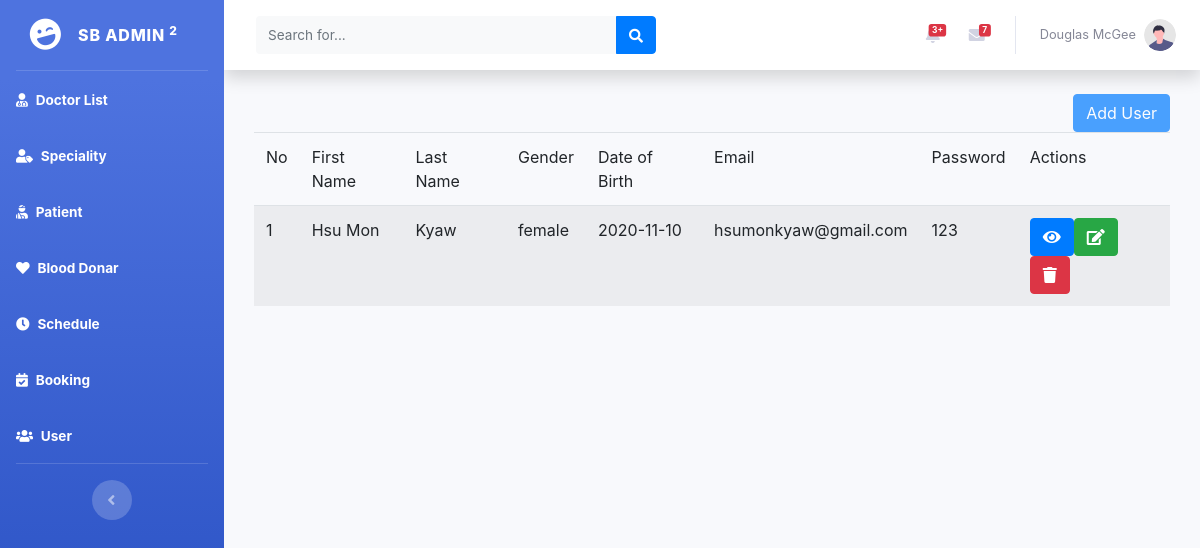
/backend/userindex.php, run on the app's committed database.
### tables this page shows
CREATE TABLE `register` (
  `id` int(11) NOT NULL,
  `firstname` varchar(255) NOT NULL,
  `lastname` varchar(255) NOT NULL,
  `gender` varchar(255) NOT NULL,
  `dob` varchar(255) NOT NULL,
  `email` varchar(20) NOT NULL,
  `password` varchar(20) NOT NULL
);

### backend/include/dbconn.php (called while the page is built, shortened)
<?php
class Database
{
	private static $dbHost='localhost';
	private static $dbName='hospital';
	private static $dbUserName='root';
	private static $dbPassword='';
	private static $cont=null;
	public static function connect(){
	if (null== self::$cont) {
		try{
			self::$cont=new PDO("mysql:host=".self::$dbHost.";"."dbname=".self::$dbName,self::$dbUserName,self::$dbPassword);
		}
		catch (PDOException $e){
			die($e->getMessage());
		}
	}
	return self::$cont;
}
}
?>

### backend/model/user.php (called while the page is built, shortened)
<?php
include_once('include/dbconn.php');
class User
{
	public function show(){
		$this->pdo=Database::connect();
		$this->pdo->setAttribute(PDO::ATTR_ERRMODE,PDO::ERRMODE_EXCEPTION);
		$sql="select * from register";
		$stmt=$this->pdo->prepare($sql);
		$stmt -> execute();
		$results = $stmt -> fetchAll(PDO::FETCH_ASSOC);
		return $results;
}
}
?>

### backend/controller/usercontroller.php (called while the page is built, shortened)
<?php
include_once('model/user.php');
class UserController extends User
{
	public function showUser(){
		return $this->show();
	}
}
?>

### backend/userindex.php (the view, shortened to what this page needs)
<!DOCTYPE html>
<html lang="en">
<head>
    <link href="vendor/fontawesome-free/css/all.min.css" rel="stylesheet" type="text/css">
    <link href="css/sb-admin-2.min.css" rel="stylesheet">
    <link rel="stylesheet" href="css/bootstrap.css">
</head>
<body id="page-top">
    <div id="wrapper">
        <ul class="navbar-nav bg-gradient-primary sidebar sidebar-dark accordion" id="accordionSidebar">
            <a class="sidebar-brand d-flex align-items-center justify-content-center" href="index.php">
                <div class="sidebar-brand-icon rotate-n-15">
                    <i class="fas fa-laugh-wink"></i>
                </div>
                <div class="sidebar-brand-text mx-3">SB Admin <sup>2</sup></div>
            </a>
            <hr class="sidebar-divider my-0">
            <li class="nav-item active">
                <a class="nav-link" href="doctorindex.php">
                    <i class="fas fa-user-md"></i>
                    <span>Doctor List</span></a>
            </li>
            <li class="nav-item active">
                <a class="nav-link" href="categoryindex.php">
                    <i class="fas fa-user-tag"></i>
                    <span>Speciality</span></a>
            </li>
            <li class="nav-item active">
                <a class="nav-link" href="patientindex.php">
                    <i class="fas fa-user-injured"></i>
                    <span>Patient</span></a>
            </li>
            <li class="nav-item active">
                <a class="nav-link" href="bloodindex.php">
                    <i class="fa fa-heart"></i>
                    <span>Blood Donar</span></a>
            </li>
            <li class="nav-item active">
                <a class="nav-link" href="scheduleindex.php">
                    <i class="fas fa-clock"></i>
                    <span>Schedule</span></a>
            </li>
            <li class="nav-item active">
                <a class="nav-link" href="bookingindex.php">
                <i class="fas fa-calendar-check"></i>
                    <span>Booking</span></a>
            </li>
            <li class="nav-item active">
                <a class="nav-link" href="bookingregindex.php">
                <i class="fas fa-users"></i>
                    <span>User</span></a>
            </li>
            <hr class="sidebar-divider d-none d-md-block">
            <div class="text-center d-none d-md-inline">
                <button class="rounded-circle border-0" id="sidebarToggle"></button>
            </div>
        </ul>
        <div id="content-wrapper" class="d-flex flex-column">
            <div id="content">
                <nav class="navbar navbar-expand navbar-light bg-white topbar mb-4 static-top shadow">
                    <form
                        class="d-none d-sm-inline-block form-inline mr-auto ml-md-3 my-2 my-md-0 mw-100 navbar-search">
                        <div class="input-group">
                            <input type="text" class="form-control bg-light border-0 small" placeholder="Search for..."
                                aria-label="Search" aria-describedby="basic-addon2">
                            <div class="input-group-append">
                                <button class="btn btn-primary" type="button">
                                    <i class="fas fa-search fa-sm"></i>
                                </button>
                            </div>
                        </div>
                    </form>
                    <ul class="navbar-nav ml-auto">
                        <li class="nav-item dropdown no-arrow mx-1">
                            <a class="nav-link dropdown-toggle" href="#" id="alertsDropdown" role="button"
                                data-toggle="dropdown" aria-haspopup="true" aria-expanded="false">
                                <span class="badge badge-danger badge-counter">3+</span>
                            </a>
                        </li>
                        <li class="nav-item dropdown no-arrow mx-1">
                            <a class="nav-link dropdown-toggle" href="#" id="messagesDropdown" role="button"
                                data-toggle="dropdown" aria-haspopup="true" aria-expanded="false">
                                <i class="fas fa-envelope fa-fw"></i>
                                <span class="badge badge-danger badge-counter">7</span>
                            </a>
                        </li>
                        <li class="nav-item dropdown no-arrow">
                            <a class="nav-link dropdown-toggle" href="#" id="userDropdown" role="button"
                                data-toggle="dropdown" aria-haspopup="true" aria-expanded="false">
                                <span class="mr-2 d-none d-lg-inline text-gray-600 small">Douglas McGee</span>
                                <img class="img-profile rounded-circle"
                                    src="img/undraw_profile.svg">
                            </a>
                        </li>
                    </ul>
                </nav>
                <div class="container-fluid">
                <?php
include_once("controller/usercontroller.php");
$userController=new UserController();
$results=$userController->showUser();
?>
<div class="container">
<div class='float-right' style="opacity: 0.7;">
    <a href='adduser.php' class='btn btn-primary pull-right'>Add User</a>
</div>
 <table class="table table-striped">
<thead>
<tr>
<td>No</td>
<td>First Name</td>
<td>Last Name</td>
<td>Gender</td>
<td>Date of Birth</td>
<td>Email</td>
<td>Password</td>
<td>Actions</td>
</tr>
</thead>
<tbody>
<?php
$i=1;
foreach($results as $result)
{
 ?>
<tr>
<td><?php echo $i++?> </td>
<td><?php echo $result['firstname'];?> </td>
<td><?php echo $result['lastname'];?> </td>
<td><?php echo $result['gender'];?> </td>
<td><?php echo $result['dob'];?> </td>
<td><?php echo $result['email'];?> </td>
<td><?php echo $result['password'];?> </td>
<td><a class="btn btn-primary" href="userview.php?id=<?php echo $result['id'];?>" ><i class="fa fa-eye"></i></a><a class="btn btn-success" href="useredit.php?id=<?php echo $result['id'];?>"><i class="fa fa-edit"></i></a> <a class="btn btn-danger" onclick="return deleteuser(<?php echo $result['id'];?>);"><i class="fa fa-trash"></i></a></td>
</tr>
<?php
}
?>
</tbody>
</table>
</div>
                    </div>
                </div>
            </div>
        </div>
</body>
</html>

### data on the page
register: firstname "Hsu Mon", lastname "Kyaw", gender "female", dob "2020-11-10", email "hsumonkyaw@gmail.com", password "123"
